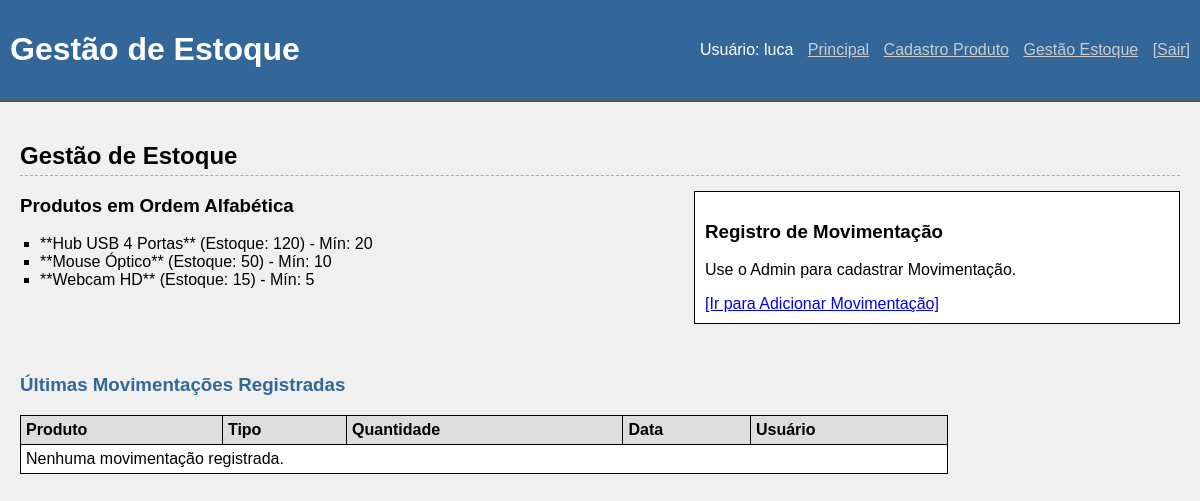
Before: /gestao_estoque/ (signed in) with the older database file.
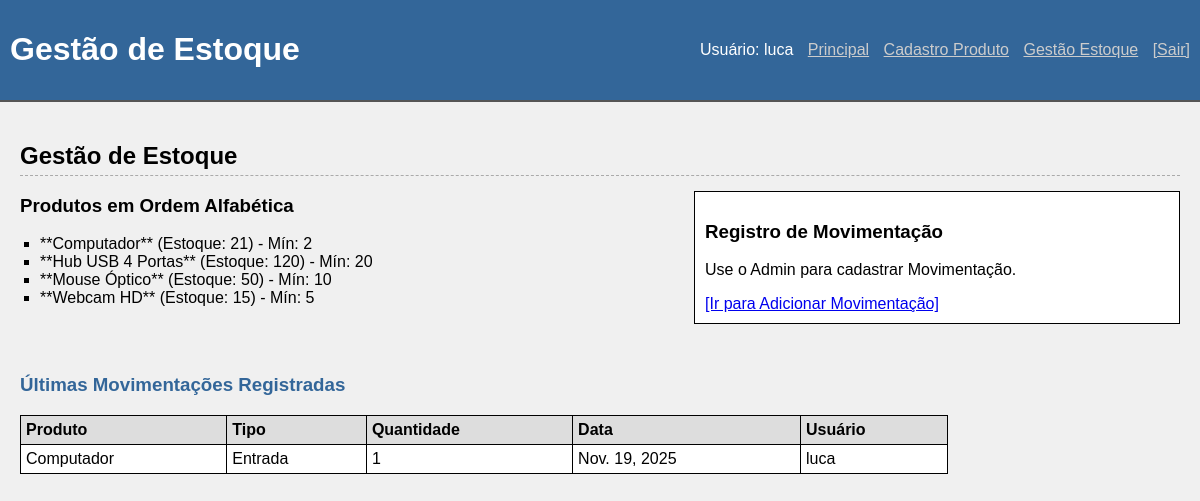
After: the same page with the newer database file.
### gestao_estoque/models.py (models this page shows, shortened)
class Produto(models.Model):
    nome = models.CharField(max_length=100, unique=True, verbose_name="Nome do Produto")
    descricao = models.TextField(blank=True, null=True, verbose_name="Descrição")
    estoque_atual = models.IntegerField(default=0, verbose_name="Estoque Atual")
    estoque_minimo = models.IntegerField(default=5, verbose_name="Estoque Mínimo")
    class Meta:
        verbose_name = "Produto"
        verbose_name_plural = "Produtos"

class MovimentacaoEstoque(models.Model):
    TIPO_MOVIMENTACAO_CHOICES = [
        ('E', 'Entrada'),
        ('S', 'Saída'),
    ]
    produto = models.ForeignKey(Produto, on_delete=models.CASCADE, verbose_name="Produto")
    tipo_movimentacao = models.CharField(max_length=1, choices=TIPO_MOVIMENTACAO_CHOICES, verbose_name="Tipo")
    quantidade = models.IntegerField(verbose_name="Quantidade")
    data_movimentacao = models.DateField(verbose_name="Data da Movimentação")
    usuario = models.ForeignKey(User, on_delete=models.SET_NULL, null=True, blank=True, verbose_name="Usuário")
    class Meta:
        verbose_name = "Movimentação de Estoque"
        verbose_name_plural = "Movimentações de Estoque"
        ordering = ['-data_movimentacao']

### gestao_estoque/views.py (the view)
# urls.py: path('gestao_estoque/', views.gestao_estoque_view, name='gestao_estoque'),
@login_required
def gestao_estoque_view(request):
    produtos_ordenados = Produto.objects.all().order_by('nome')
    movimentacoes = MovimentacaoEstoque.objects.all().order_by('-data_movimentacao')[:10]
    context = {
        'produtos': produtos_ordenados,
        'movimentacoes': movimentacoes
    }
    return render(request, 'gestao_estoque/gestao_estoque.html', context)

### gestao_estoque/templates/gestao_estoque/gestao_estoque.html (shortened to what this page needs)
{% extends "gestao_estoque/base.html" %}
{% block content %}
    <h2>Gestão de Estoque</h2>
    <div style="border: 1px solid #000; padding: 10px; margin-bottom: 20px; background-color: #fff; float: right; width: 40%;">
        <h3>Registro de Movimentação</h3>
        <p>Use o Admin para cadastrar Movimentação.</p>
        <a href="/admin/gestao_estoque/movimentacaoestoque/add/">[Ir para Adicionar Movimentação]</a>
    </div>
    <div style="width: 50%;">
        <h3>Produtos em Ordem Alfabética</h3>
        <ul style="list-style-type: square; margin-left: 20px; padding-left: 0;">
            {% for produto in produtos %}
                <li>**{{ produto.nome }}** (Estoque: {{ produto.estoque_atual }}) - Mín: {{ produto.estoque_minimo }}</li>
            {% empty %}
                <li>*Nenhum produto cadastrado.*</li>
            {% endfor %}
        </ul>
    </div>
    <h3 style="margin-top: 30px; color: #336699;">Últimas Movimentações Registradas</h3>
    <table class="table-style">
        <thead>
            <tr>
                <th>Produto</th>
                <th>Tipo</th>
                <th>Quantidade</th>
                <th>Data</th>
                <th>Usuário</th>
            </tr>
        </thead>
        <tbody>
            {% for mov in movimentacoes %}
            <tr>
                <td>{{ mov.produto.nome }}</td>
                <td>{{ mov.get_tipo_movimentacao_display }}</td>
                <td>{{ mov.quantidade }}</td>
                <td>{{ mov.data_movimentacao }}</td>
                <td>{{ mov.usuario.username|default:"N/A" }}</td>
            </tr>
            {% empty %}
            <tr>
                <td colspan="5">Nenhuma movimentação registrada.</td>
            </tr>
            {% endfor %}
        </tbody>
    </table>
{% endblock %}

### gestao_estoque/templates/gestao_estoque/base.html (shortened to what this page needs)
<!DOCTYPE html>
<html lang="pt-br">
<head>
</head>
<body>
    <div class="header">
        <h1>Gestão de Estoque</h1>
        {% if user.is_authenticated %}
            <div class="nav-links">
                <span>Usuário: {{ user.username }}</span>
                <a href="{% url 'dashboard' %}">Principal</a>
                <a href="{% url 'cadastro_produto' %}">Cadastro Produto</a>
                <a href="{% url 'gestao_estoque' %}">Gestão Estoque</a>
                <a href="{% url 'logout' %}">[Sair]</a>
            </div>
        {% endif %}
    </div>
    <div class="container">
        {% block content %}
        {% endblock %}
    </div>
</body>
</html>

### gestao_estoque/templates/gestao_estoque/base.html (style rules this page uses)
body { font-family: sans-serif; margin: 0; padding: 0; background-color: #f0f0f0; }
.header { background-color: #336699; color: white; padding: 10px; display: flex; justify-content: space-between; align-items: center; border-bottom: 2px solid #555; }
.header a { color: #ccc; text-decoration: underline; margin-left: 10px; }
.container { padding: 20px; }
h2 { border-bottom: 1px dashed #aaa; padding-bottom: 5px; margin-bottom: 15px; color: #000; }
table { border-collapse: collapse; width: 80%; margin: 10px 0; background-color: white; }
th, td { border: 1px solid black; padding: 5px; text-align: left; }
th { background-color: #ddd; }

Changed rows visible on the page:
added Produto: nome "Computador", estoque_atual "21", estoque_minimo "2"
added MovimentacaoEstoque: produto.nome "Computador", tipo_movimentacao "Entrada", quantidade "1", data_movimentacao "Nov. 19, 2025", usuario.username "luca"
Other visible differences:
text no longer shown: "Nenhuma movimentação registrada."
